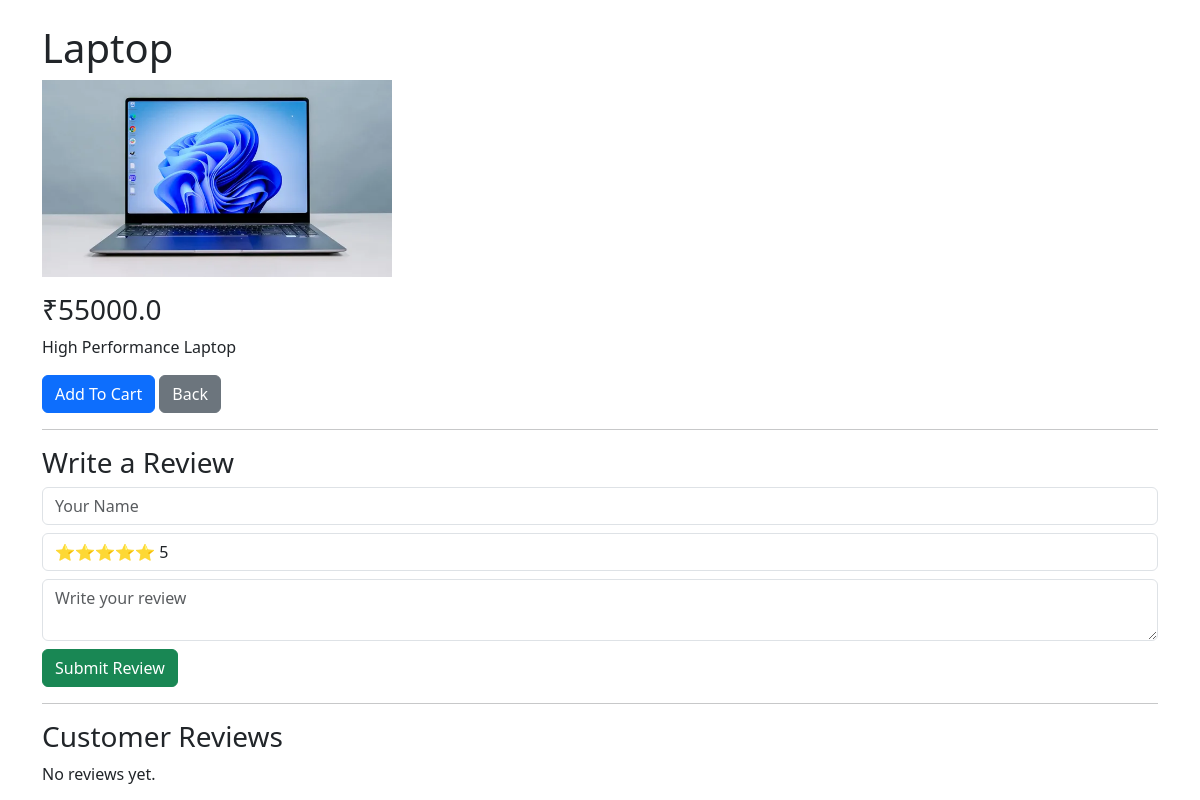
Page /product/1 on the committed database.
### app.py (models this page shows)
class Product(db.Model):
    id = db.Column(db.Integer, primary_key=True)
    name = db.Column(db.String(100))
    price = db.Column(db.Float)
    description = db.Column(db.String(300))
    image = db.Column(db.String(100))
    category = db.Column(db.String(50))

### app.py (the view)
@app.route("/product/<int:product_id>")
def product_detail(product_id):
    product = Product.query.get_or_404(product_id)
    reviews = Review.query.filter_by(
        product_id=product_id
    ).all()
    return render_template(
        "product_detail.html",
        product=product,
        reviews=reviews
    )

### templates/product_detail.html (shortened to what this page needs)
<!DOCTYPE html>
<html>
<head>
    <link href="https://cdn.jsdelivr.net/npm/bootstrap@5.3.3/dist/css/bootstrap.min.css" rel="stylesheet">
</head>
<body>
<div class="container mt-4">
    <h1>{{ product.name }}</h1>
    <img src="{{ url_for('static', filename='images/' + product.image) }}"
         width="350"
         class="mb-3">
    <h3>₹{{ product.price }}</h3>
    <p>{{ product.description }}</p>
    <a href="/add_to_cart/{{ product.id }}"
       class="btn btn-primary">
        Add To Cart
    </a>
    <a href="/products"
       class="btn btn-secondary">
        Back
    </a>
    <hr>
    <h3>Write a Review</h3>
    <form method="POST"
          action="/review/{{ product.id }}">
        <input type="text"
               name="username"
               class="form-control mb-2"
               placeholder="Your Name"
               required>
        <select name="rating"
                class="form-control mb-2"
                required>
            <option value="5">⭐⭐⭐⭐⭐ 5</option>
        </select>
        <textarea name="comment"
                  class="form-control mb-2"
                  placeholder="Write your review"
                  required></textarea>
        <button type="submit"
                class="btn btn-success">
            Submit Review
        </button>
    </form>
    <hr>
    <h3>Customer Reviews</h3>
    {% if reviews %}
        {% for review in reviews %}
        <div class="card mb-2">
            <div class="card-body">
                <strong>{{ review.username }}</strong>
                <p>Rating: {{ review.rating }}/5</p>
                <p>{{ review.comment }}</p>
            </div>
        </div>
        {% endfor %}
    {% else %}
        <p>No reviews yet.</p>
    {% endif %}
</div>
</body>
</html>

### rows in the picture
Product: name "Laptop", image (picture), price "55000.0", description "High Performance Laptop"
